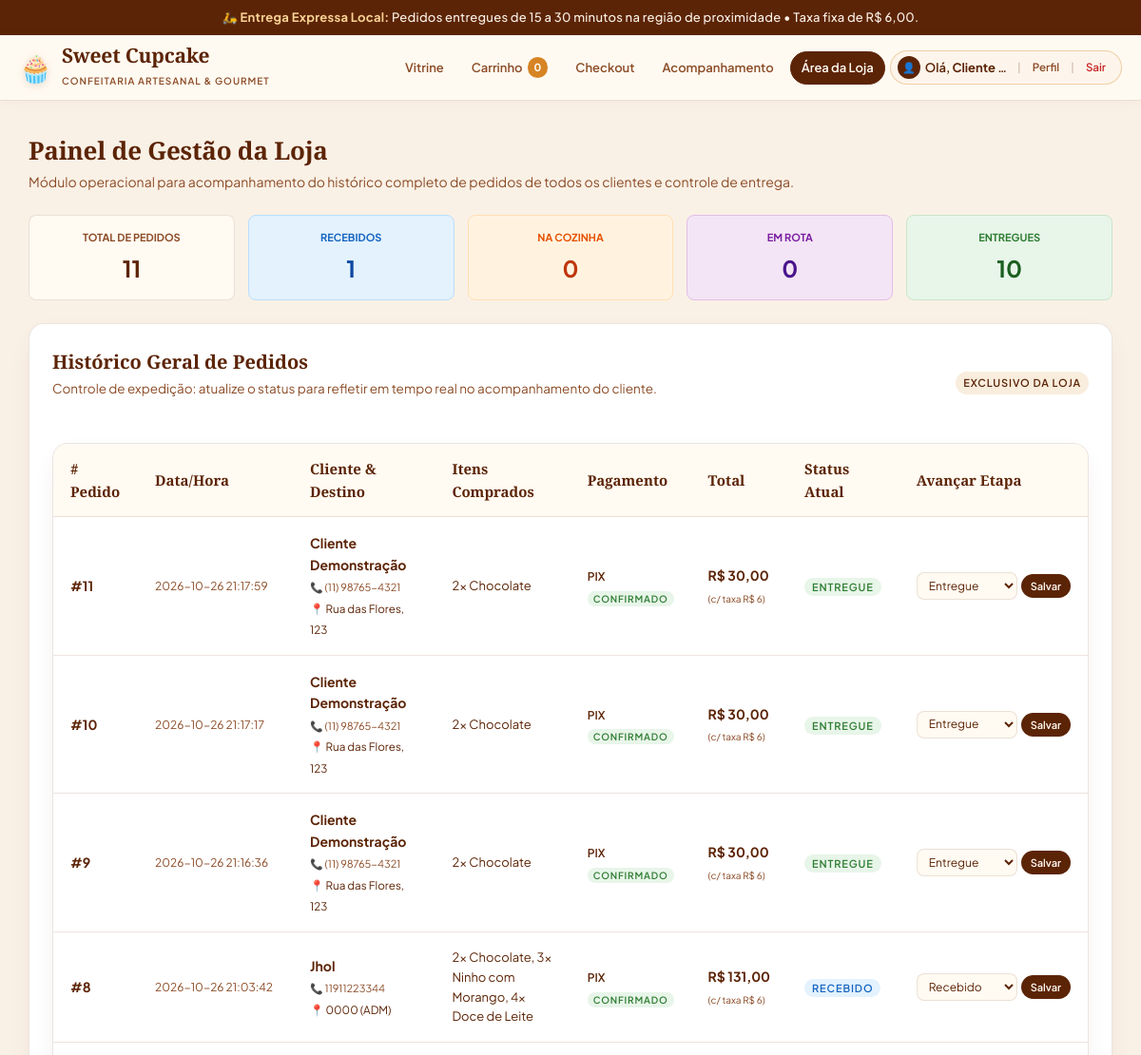
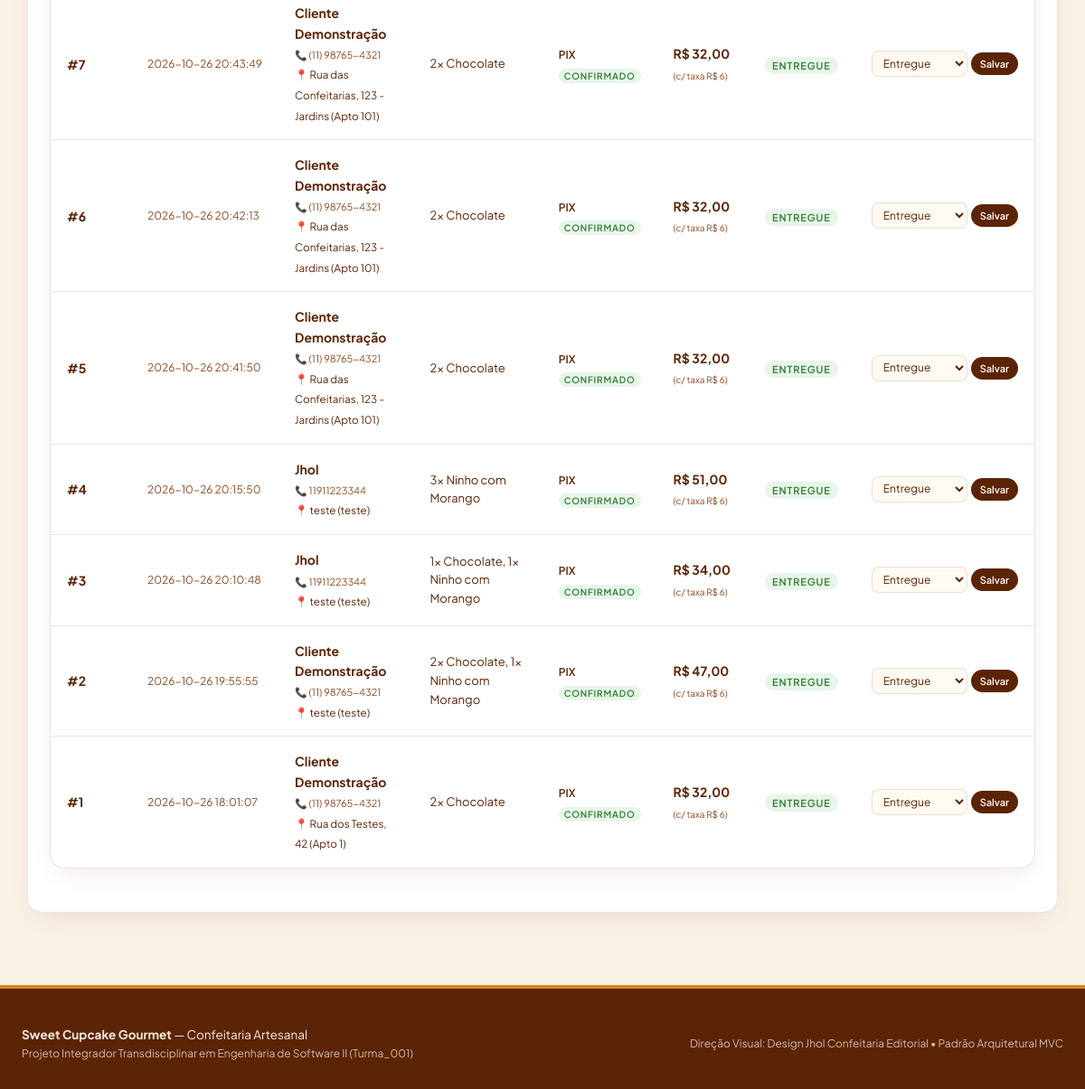
/operador (signed in), run on the app's committed database (2 pictures, top to bottom).
### tables this page shows
CREATE TABLE pedidos (
    id INTEGER PRIMARY KEY AUTOINCREMENT,
    cliente_id INTEGER NOT NULL,
    data_pedido DATETIME DEFAULT CURRENT_TIMESTAMP,
    valor_produtos DECIMAL(10, 2) NOT NULL CHECK (valor_produtos >= 0),
    taxa_entrega DECIMAL(10, 2) NOT NULL DEFAULT 6.00 CHECK (taxa_entrega >= 0),
    valor_total DECIMAL(10, 2) NOT NULL CHECK (valor_total > 0),
    forma_pagamento VARCHAR(20) NOT NULL CHECK (forma_pagamento IN ('PIX', 'CARTAO_CREDITO')),
    status_pagamento VARCHAR(20) NOT NULL DEFAULT 'PENDENTE' CHECK (status_pagamento IN ('PENDENTE', 'CONFIRMADO', 'RECUSADO')),
    status_entrega VARCHAR(20) NOT NULL DEFAULT 'RECEBIDO' CHECK (status_entrega IN ('RECEBIDO', 'PREPARANDO', 'EM_ROTA', 'ENTREGUE')),
    endereco_entrega VARCHAR(255) NOT NULL,
    prazo_estimado VARCHAR(30) DEFAULT '15 a 30 minutos',
    observacoes TEXT,
    FOREIGN KEY (cliente_id) REFERENCES clientes(id) ON DELETE RESTRICT
);

CREATE TABLE clientes (
    id INTEGER PRIMARY KEY AUTOINCREMENT,
    nome VARCHAR(100) NOT NULL,
    email VARCHAR(120) NOT NULL UNIQUE,
    senha_hash VARCHAR(255) NOT NULL,
    telefone VARCHAR(20),
    endereco_padrao VARCHAR(255),
    criado_em DATETIME DEFAULT CURRENT_TIMESTAMP
);

### controllers/routes.py (the view)
@routes_bp.route('/operador')
def operador():
    pedidos = database.listar_todos_pedidos()
    return render_template('operador.html', pedidos=pedidos)

### models/database.py (called while the page is built)
def get_db_connection() -> sqlite3.Connection:
    conn = sqlite3.connect(DB_FILE)
    conn.execute("PRAGMA foreign_keys = ON;")
    conn.row_factory = sqlite3.Row
    return conn

def listar_todos_pedidos() -> List[Dict[str, Any]]:
    conn = get_db_connection()
    cursor = conn.cursor()
    cursor.execute(
        """
        SELECT p.*, c.nome as cliente_nome, c.telefone as cliente_telefone
        FROM pedidos p
        JOIN clientes c ON p.cliente_id = c.id
        ORDER BY p.id DESC;
        """
    )
    rows = cursor.fetchall()
    pedidos = [dict(r) for r in rows]
    for p in pedidos:
        cursor.execute(
            """
            SELECT ip.quantidade, prod.nome as produto_nome
            FROM itens_pedido ip
            JOIN produtos prod ON ip.produto_id = prod.id
            WHERE ip.pedido_id = ?;
            """,
            (p['id'],)
        )
        p['resumo_itens'] = ", ".join([f"{r['quantidade']}x {r['produto_nome']}" for r in cursor.fetchall()])
    conn.close()
    return pedidos

### templates/operador.html (shortened to what this page needs)
{% extends "base.html" %}
{% block content %}
<div class="section-title">
  <h2>Painel de Gestão da Loja</h2>
  <p>Módulo operacional para acompanhamento do histórico completo de pedidos de todos os clientes e controle de entrega.</p>
</div>
{% if pedidos %}
  {% set total_pedidos = pedidos|length %}
  {% set recebidos = pedidos|selectattr('status_entrega', 'equalto', 'RECEBIDO')|list|length %}
  {% set preparando = pedidos|selectattr('status_entrega', 'equalto', 'PREPARANDO')|list|length %}
  {% set em_rota = pedidos|selectattr('status_entrega', 'equalto', 'EM_ROTA')|list|length %}
  {% set entregues = pedidos|selectattr('status_entrega', 'equalto', 'ENTREGUE')|list|length %}
  <div style="display: grid; grid-template-columns: repeat(auto-fit, minmax(160px, 1fr)); gap: 14px; margin-bottom: 24px;">
    <div style="background: var(--bg-surface); padding: 14px; border-radius: var(--radius-sm); border: 1px solid var(--borda); text-align: center;">
      <p style="font-size: 11px; text-transform: uppercase; color: var(--marrom-medio); font-weight: 700;">Total de Pedidos</p>
      <h3 style="font-size: 24px; color: var(--chocolate); margin-top: 4px;">{{ total_pedidos }}</h3>
    </div>
    <div style="background: #e3f2fd; padding: 14px; border-radius: var(--radius-sm); border: 1px solid #bbdefb; text-align: center;">
      <p style="font-size: 11px; text-transform: uppercase; color: #1565c0; font-weight: 700;">Recebidos</p>
      <h3 style="font-size: 24px; color: #0d47a1; margin-top: 4px;">{{ recebidos }}</h3>
    </div>
    <div style="background: #fff3e0; padding: 14px; border-radius: var(--radius-sm); border: 1px solid #ffe0b2; text-align: center;">
      <p style="font-size: 11px; text-transform: uppercase; color: #e65100; font-weight: 700;">Na Cozinha</p>
      <h3 style="font-size: 24px; color: #bf360c; margin-top: 4px;">{{ preparando }}</h3>
    </div>
    <div style="background: #f3e5f5; padding: 14px; border-radius: var(--radius-sm); border: 1px solid #e1bee7; text-align: center;">
      <p style="font-size: 11px; text-transform: uppercase; color: #7b1fa2; font-weight: 700;">Em Rota</p>
      <h3 style="font-size: 24px; color: #4a148c; margin-top: 4px;">{{ em_rota }}</h3>
    </div>
    <div style="background: #e8f5e9; padding: 14px; border-radius: var(--radius-sm); border: 1px solid #c8e6c9; text-align: center;">
      <p style="font-size: 11px; text-transform: uppercase; color: #2e7d32; font-weight: 700;">Entregues</p>
      <h3 style="font-size: 24px; color: #1b5e20; margin-top: 4px;">{{ entregues }}</h3>
    </div>
  </div>
{% endif %}
<div class="card-cupcake" style="box-shadow: var(--sombra-card);">
  <div style="display: flex; justify-content: space-between; align-items: center; flex-wrap: wrap; gap: 10px; margin-bottom: 12px;">
    <div>
      <h3 style="margin-bottom: 2px;">Histórico Geral de Pedidos</h3>
      <p class="card-desc">Controle de expedição: atualize o status para refletir em tempo real no acompanhamento do cliente.</p>
    </div>
    <span class="stock-tag" style="background: rgba(214, 132, 36, 0.15); color: var(--chocolate);">
      Exclusivo da Loja
    </span>
  </div>
  {% if not pedidos %}
    <div class="alert-box alert-info">
      Nenhum pedido foi realizado ainda no sistema.
    </div>
  {% else %}
    <div class="table-container" style="margin-top: 14px;">
      <table>
        <thead>
          <tr>
            <th># Pedido</th>
            <th>Data/Hora</th>
            <th>Cliente & Destino</th>
            <th>Itens Comprados</th>
            <th>Pagamento</th>
            <th>Total</th>
            <th>Status Atual</th>
            <th>Avançar Etapa</th>
          </tr>
        </thead>
        <tbody>
          {% for p in pedidos %}
          <tr>
            <td>
              <strong style="font-size: 14px; color: var(--chocolate);">#{{ p.id }}</strong>
            </td>
            <td style="font-size: 12px; color: var(--marrom-medio); white-space: nowrap;">
              {{ p.data_pedido }}
            </td>
            <td>
              <strong>{{ p.cliente_nome }}</strong><br>
              <span style="font-size: 11px; color: var(--marrom-medio);">📞 {{ p.cliente_telefone or 'Não informado' }}</span><br>
              <small style="color: var(--chocolate);">📍 {{ p.endereco_entrega }}</small>
            </td>
            <td style="font-size: 13px;">
              {{ p.resumo_itens }}
            </td>
            <td>
              <span style="font-size: 12px; font-weight: 600;">{{ p.forma_pagamento }}</span><br>
              <span class="stock-tag" style="background:#e8f5e9; color:#2e7d32; font-size:10px; padding: 2px 6px;">{{ p.status_pagamento }}</span>
            </td>
            <td style="white-space: nowrap;">
              <strong style="color: var(--chocolate); font-size: 14px;">R$ {{ "%.2f"|format(p.valor_total)|replace('.', ',') }}</strong><br>
              <small style="font-size: 10px; color: var(--marrom-medio);">(c/ taxa R$ 6)</small>
            </td>
            <td>
              {% if p.status_entrega == 'RECEBIDO' %}
                <span class="stock-tag" style="background:#e3f2fd; color:#1565c0; font-size: 11px;">Recebido</span>
              {% elif p.status_entrega == 'PREPARANDO' %}
                <span class="stock-tag" style="background:#fff3e0; color:#e65100; font-size: 11px;">Preparando</span>
              {% elif p.status_entrega == 'EM_ROTA' %}
                <span class="stock-tag" style="background:#f3e5f5; color:#7b1fa2; font-size: 11px;">Em Rota</span>
              {% else %}
                <span class="stock-tag" style="background:#e8f5e9; color:#2e7d32; font-size: 11px;">Entregue</span>
              {% endif %}
            </td>
            <td>
              <form action="{{ url_for('routes.mudar_status_pedido') }}" method="POST" style="display: flex; gap: 4px; align-items: center;">
                <select name="novo_status" class="form-control" style="padding: 5px 8px; font-size: 12px; width: auto;">
                  <option value="RECEBIDO" {% if p.status_entrega == 'RECEBIDO' %}selected{% endif %}>Recebido</option>
                  <option value="ENTREGUE" {% if p.status_entrega == 'ENTREGUE' %}selected{% endif %}>Entregue</option>
                </select>
                <button type="submit" class="btn btn-chocolate" style="font-size: 11px; padding: 6px 10px;">Salvar</button>
              </form>
            </td>
          </tr>
          {% endfor %}
        </tbody>
      </table>
    </div>
  {% endif %}
</div>
{% endblock %}

### static/css/style.css (style rules this page uses)
:root { --bg-base: #faf1e6; --bg-surface: #fffaf2; --bg-card: #ffffff; --chocolate: #5c2406; --chocolate-dark: #3f1702; --chocolate-light: #7a350c; --mel: #d68424; --mel-hover: #bd701a; --marrom-medio: #8c4c27; --marrom-suave: #b57a55; --borda: rgba(92, 36, 6, 0.12); --borda-foco: #d68424; --sombra-card: 0 10px 30px -10px rgba(92, 36, 6, 0.12); --sombra-hover: 0 16px 40px -12px rgba(92, 36, 6, 0.20); --sucesso: #2e7d32; --sucesso-bg: #edf7ed; --alerta-erro: #c62828; --alerta-bg: #fde8e8; --radius-sm: 8px; --radius-md: 16px; --radius-lg: 24px; --radius-pill: 100px; --transicao: all 0.25s cubic-bezier(0.22, 0.61, 0.36, 1); }
* { box-sizing: border-box; margin: 0; padding: 0; }
body { font-family: 'Plus Jakarta Sans', -apple-system, BlinkMacSystemFont, "Segoe UI", Roboto, sans-serif; background-color: var(--bg-base); color: var(--chocolate); line-height: 1.6; -webkit-font-smoothing: antialiased; }
.section-title { margin-bottom: 24px; }
.section-title h2 { font-family: 'Playfair Display', Georgia, serif; font-size: 26px; color: var(--chocolate); font-weight: 700; letter-spacing: -0.01em; }
.section-title p { color: var(--marrom-medio); font-size: 14px; }
.card-cupcake { background: var(--bg-card); border: 1px solid var(--borda); border-radius: var(--radius-md); padding: 24px; box-shadow: var(--sombra-card); display: flex; flex-direction: column; justify-content: space-between; transition: var(--transicao); }
.card-cupcake h3 { font-family: 'Playfair Display', Georgia, serif; font-size: 20px; font-weight: 700; color: var(--chocolate); margin-bottom: 8px; }
.card-desc { font-size: 13.5px; color: var(--marrom-medio); line-height: 1.55; margin-bottom: 20px; flex-grow: 1; }
.stock-tag { font-size: 11px; font-weight: 600; text-transform: uppercase; letter-spacing: 0.08em; color: var(--sucesso); background: var(--sucesso-bg); padding: 3px 8px; border-radius: var(--radius-pill); }
.btn { font-family: 'Plus Jakarta Sans', sans-serif; font-size: 14px; font-weight: 600; padding: 11px 22px; border-radius: var(--radius-pill); border: none; cursor: pointer; display: inline-flex; align-items: center; justify-content: center; gap: 8px; transition: var(--transicao); text-decoration: none; }
.btn-chocolate { background: var(--chocolate); color: var(--bg-surface); }
.table-container { background: var(--bg-card); border: 1px solid var(--borda); border-radius: var(--radius-md); overflow: hidden; box-shadow: var(--sombra-card); margin-bottom: 24px; }
table { width: 100%; border-collapse: collapse; text-align: left; }
th { background: var(--bg-surface); color: var(--chocolate); font-family: 'Playfair Display', Georgia, serif; font-weight: 600; font-size: 15px; padding: 14px 18px; border-bottom: 1px solid var(--borda); }
td { padding: 16px 18px; border-bottom: 1px solid var(--borda); font-size: 14px; color: var(--chocolate); }
tr:last-child td { border-bottom: none; }
.form-control { width: 100%; padding: 12px 14px; border: 1px solid var(--borda); border-radius: var(--radius-sm); font-family: 'Plus Jakarta Sans', sans-serif; font-size: 14px; background: var(--bg-surface); color: var(--chocolate); transition: var(--transicao); }

### data on the page
pedidos: id "11", data_pedido "2026-10-26 21:17:59", cliente_nome "Cliente Demonstração", telefone "(11) 98765-4321", endereco_entrega "Rua das Flores, 123", resumo_itens "2x Chocolate", forma_pagamento "PIX", status_pagamento "CONFIRMADO", valor_total "30,00", shows "ENTREGUE", novo_status "Entregue"
pedidos: id "10", data_pedido "2026-10-26 21:17:17", cliente_nome "Cliente Demonstração", telefone "(11) 98765-4321", endereco_entrega "Rua das Flores, 123", resumo_itens "2x Chocolate", forma_pagamento "PIX", status_pagamento "CONFIRMADO", valor_total "30,00", shows "ENTREGUE", novo_status "Entregue"
pedidos: id "9", data_pedido "2026-10-26 21:16:36", cliente_nome "Cliente Demonstração", telefone "(11) 98765-4321", endereco_entrega "Rua das Flores, 123", resumo_itens "2x Chocolate", forma_pagamento "PIX", status_pagamento "CONFIRMADO", valor_total "30,00", shows "ENTREGUE", novo_status "Entregue"
pedidos: id "8", data_pedido "2026-10-26 21:03:42", cliente_nome "Jhol", telefone "11911223344", endereco_entrega "0000 (ADM)", resumo_itens "2x Chocolate, 3x Ninho com Morango, 4x Doce de Leite", forma_pagamento "PIX", status_pagamento "CONFIRMADO", valor_total "131,00", shows "RECEBIDO", novo_status "Recebido"
pedidos: id "7", data_pedido "2026-10-26 20:43:49", cliente_nome "Cliente Demonstração", telefone "(11) 98765-4321", endereco_entrega "Rua das Confeitarias, 123 - Jardins (Apto 101)", resumo_itens "2x Chocolate", forma_pagamento "PIX", status_pagamento "CONFIRMADO", valor_total "32,00", shows "ENTREGUE", novo_status "Entregue"
pedidos: id "6", data_pedido "2026-10-26 20:42:13", cliente_nome "Cliente Demonstração", telefone "(11) 98765-4321", endereco_entrega "Rua das Confeitarias, 123 - Jardins (Apto 101)", resumo_itens "2x Chocolate", forma_pagamento "PIX", status_pagamento "CONFIRMADO", valor_total "32,00", shows "ENTREGUE", novo_status "Entregue"
pedidos: id "5", data_pedido "2026-10-26 20:41:50", cliente_nome "Cliente Demonstração", telefone "(11) 98765-4321", endereco_entrega "Rua das Confeitarias, 123 - Jardins (Apto 101)", resumo_itens "2x Chocolate", forma_pagamento "PIX", status_pagamento "CONFIRMADO", valor_total "32,00", shows "ENTREGUE", novo_status "Entregue"
pedidos: id "4", data_pedido "2026-10-26 20:15:50", cliente_nome "Jhol", telefone "11911223344", endereco_entrega "teste (teste)", resumo_itens "3x Ninho com Morango", forma_pagamento "PIX", status_pagamento "CONFIRMADO", valor_total "51,00", shows "ENTREGUE", novo_status "Entregue"
pedidos: id "3", data_pedido "2026-10-26 20:10:48", cliente_nome "Jhol", telefone "11911223344", endereco_entrega "teste (teste)", resumo_itens "1x Chocolate, 1x Ninho com Morango", forma_pagamento "PIX", status_pagamento "CONFIRMADO", valor_total "34,00", shows "ENTREGUE", novo_status "Entregue"
pedidos: id "2", data_pedido "2026-10-26 19:55:55", cliente_nome "Cliente Demonstração", telefone "(11) 98765-4321", endereco_entrega "teste (teste)", resumo_itens "2x Chocolate, 1x Ninho com Morango", forma_pagamento "PIX", status_pagamento "CONFIRMADO", valor_total "47,00", shows "ENTREGUE", novo_status "Entregue"
pedidos: id "1", data_pedido "2026-10-26 18:01:07", cliente_nome "Cliente Demonstração", telefone "(11) 98765-4321", endereco_entrega "Rua dos Testes, 42 (Apto 1)", resumo_itens "2x Chocolate", forma_pagamento "PIX", status_pagamento "CONFIRMADO", valor_total "32,00", shows "ENTREGUE", novo_status "Entregue"

### other printed values
{{ session.get('carrinho_qtd', 0) }} "0"
{{ session.get('cliente_nome') }} "Cliente…"
{{ total_pedidos }} "11"
{{ recebidos }} "1"
{{ preparando }} "0"
{{ em_rota }} "0"
{{ entregues }} "10"
